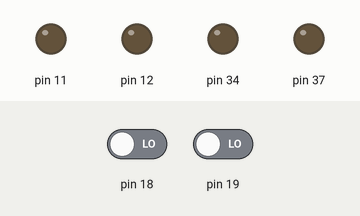
This sketch was run on a simulated Arduino Mega 2560, built with avr-gcc and run on an emulated ATmega2560. On the bench: output pins drawn as LEDs (lit = HIGH). Inputs (shaded band) come from the test bench; at power-on: pin 18 LOW, pin 19 LOW. The ROS host is connected and sends only what is stated; what the sketch prints to the serial monitor is not drawn.

Above: at 0.1 s.
At 0.6 s:
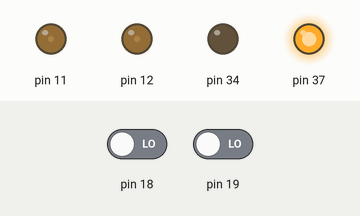
Timing chart, 0 to 2.1 s (numbered marks = the images above):
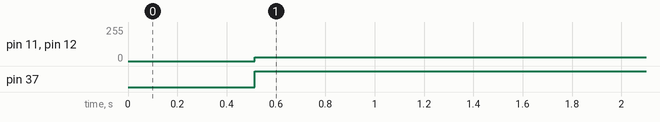

Measured:
- by itself, pin 11, pin 12: 0/255 → 30/255 at 0.51 s
- by itself, pin 37: LOW → HIGH at 0.51 s

The sketch:

RSR03_240715_01.ino
```cpp
#include <ros.h>
#include <geometry_msgs/Twist.h>
#include <geometry_msgs/Vector3Stamped.h>
#include <ros/time.h>
#include <std_msgs/String.h>

#include "Motor1.h"
#include "Motor2.h"
#include <PID_v1.h>
#define LOOPTIME 10
#define MANUAL_MODE 1
#define AUTO_MODE 0
#define LOCKED_MODE 2
#define UNLOCKED_MODE 5

typedef struct {
//  byte  R_EN;
//  byte L_EN;
  byte DIR;
  byte PWM;
  byte ENCODE_CA;
  byte ENCODE_CB;
} motor_data;


ros::NodeHandle nh;

//Motor1 right(7, 9, 6,8);         // trai
//Motor2 left(15, 16, 2, 4);       //phai

float Vx = 0, Vx_out = 0,preVx=0, preVw=0,Vxpro=0,Vwpro=0;
float alphaX = 0, alphaW = 0;
float Vw = 0, Vw_out = 0;
int mode = 0,cntVx=0,cntVw=0;
motor_data motorset1, motorset2;
double v1;
double v2;
unsigned long prevMillis;

//-----------------------
float u_in_2, u_in_1 = 0;
float ev_i_store_2 = 0, ev_i_store_1 = 0;
float v_kalman_2 = 0, v_kalman_1 = 0, P_v_kalman_2 = 1, P_v_kalman_1 = 1;
float _previousTime, _currentTime, _eT;
float _dT = 0.01;
bool motorBlocked = false;

unsigned long currentMillis;
volatile long int pos2 = 0, pos1 = 0;


float eir = 0;

//-------------------------

void cmd_vel_cb(const geometry_msgs::Twist& twist) {
  Vx = twist.linear.x;
  //Vw = twist.angular.z ;
  mode = twist.linear.y;
  Vw = 0.17 * twist.angular.z;
  //    if (Vw == -1 or Vw == 1)/ Vw = 0.5;
}

ros::Subscriber<geometry_msgs::Twist> sub("cmd_vel", cmd_vel_cb);
geometry_msgs::Vector3Stamped speed_msg;
ros::Publisher speed_pub("speed", &speed_msg);

//char buffer[50];
//
//std_msgs::String str_msg;
//ros::Publisher pub("chatter", &str_msg);

void setup() {
  nh.initNode();
  nh.subscribe(sub);
  nh.advertise(speed_pub);
  //    nh.advertise(pub);
  motorBlocked = false;
  ev_i_store_2 = 0; P_v_kalman_2 = 0;
  ev_i_store_1 = 0; P_v_kalman_1 = 0;

  cau_hinh_motor();
  // pinMode(18, INPUT);
  // pinMode(19, INPUT);
  // pinMode(20, INPUT);
  // pinMode(23, INPUT);

  // attachInterrupt(digitalPinToInterrupt(18), ReadEncoderL, RISING);
  // attachInterrupt(digitalPinToInterrupt(20), ReadEncoderR, RISING);

  pinMode(motorset1.ENCODE_CA, INPUT);
  pinMode(motorset1.ENCODE_CB, INPUT);
  pinMode(motorset2.ENCODE_CA, INPUT);
  pinMode(motorset2.ENCODE_CB, INPUT);

  pinMode(motorset1.DIR, OUTPUT);
  pinMode(motorset1.PWM, OUTPUT);
  pinMode(motorset2.DIR, OUTPUT);
  pinMode(motorset2.PWM, OUTPUT);

  attachInterrupt(digitalPinToInterrupt(motorset2.ENCODE_CA), ReadEncoder2, RISING);
  attachInterrupt(digitalPinToInterrupt(motorset1.ENCODE_CA), ReadEncoder1, RISING);

  Serial.begin(57600);
  while (!Serial) {
    ; // đợi cổng serial kết nối. Chỉ cần thiết cho cổng USB gốc
  }
  delay(500);
  _currentTime = micros();
}

void loop() {
  //    currentMillis = millis();
  //    if (currentMillis - prevMillis >= LOOPTIME) {
  //--------------------------------------- LẤY GIÁ TRỊ ENCODER TRƯỚC VÀ SAU BÁNH TRÁI ----------------------------------
  //        /int p_posL = get_EncoderL();
  //        /int p_posR = get_EncoderR();

  _previousTime = _currentTime;
  _currentTime = micros();
  _eT = (_currentTime - _previousTime) / 1000000.0; // Chia cho 1000 để lấy giây

  if (_eT < 0)
    _eT = _dT;

  while (_eT < _dT) {
    _currentTime = micros();
    _eT = (_currentTime - _previousTime) / 1000000.0;
  }

//if (Vx > 0.5) Vx = 0.5;
//if (Vx < -0.5) Vx = -0.5;
//if (Vw > 0.3) Vw = 0.3;
//if (Vw < -0.3) Vw = -0.3;

//  int same_max = 20;
//  if(mode == 0){
//
//if (Vx > 0.5) Vx = 0.5;
//if (Vx < -0.5) Vx = -0.5;
//if (Vw > 0.15) Vw = 0.15;
//if (Vw < -0.15) Vw = -0.15;
//
//if ((preVx==Vx)&& (fabs(Vx) > 0.25))
//  cntVx++;
//else cntVx = 0;
//
//if(cntVx >= same_max)
//{
//  cntVx=same_max;
//  Vxpro=0;
// }
//else Vxpro = Vx;
//
//preVx=Vx;
//
//if ((preVw==Vw)&& (fabs(Vw) > 0.05))
//  cntVw++;
//else cntVw = 0;
//
//if(cntVw >= same_max)
//{
//  cntVw=same_max;
//  Vwpro=0;
//  }
//else Vwpro = Vw;
//preVw=Vw;
//  }
//  else
//  {
//    Vwpro = Vw;
//    Vxpro = Vx;
//   }

  int p_pos2_current = get_Encoder2();
  int p_pos1_current = get_Encoder1();
//Serial.println(p_pos2_current);

  //------------------------------------------------------------------------------------------------------

  //        float vel_posL_rpm = (((float)(p_posL_current - p_posL) / _eT) / 691.2) * 60;         //  xung/s  chia   xung/vòng  --> vòng/phút
  //        float vel_posR_rpm = (((float)(p_posR_current - p_posR) / _eT) / 691.2) * 60;


  float vel_pos2_rpm = (( ((float)(p_pos2_current)) / _eT) / 345.6) * 60;         //  xung/s  chia   xung/vòng  --> vòng/phút                 xung/vong = 19.2 * 12 * tile pully
  float vel_pos1_rpm = (( ((float)(p_pos1_current)) / _eT) / 345.6) * 60;

  float vel_pos2_mps = (vel_pos2_rpm / 60) / (1 / (3.14 * 0.145));  // vòng/s   chia    vòng/mét  --> m/s
  float vel_pos1_mps = (vel_pos1_rpm / 60) / (1 / (3.14 * 0.145));

  //        publishSpeed(ev_i_store_L, ((float)(p_posL_current - p_posL) // _eT),  ((float)(p_posR_current - p_posR) / _eT));


  //---------------------------------------- LỌC KALMAN -----------------------------------------------
  //        v_kalman_L = kalmanFilter_bac1(v_kalman_L, vel_posL_ppm, &P_v_kalman_L, 0.1, 5);
  //        v_kalman_R = kalmanFilter_bac1(v_kalman_R, vel_posR_ppm, &P_v_kalman_R, 0.1, 5);

  v_kalman_2 = kalmanFilter_bac1(v_kalman_2, vel_pos2_mps, &P_v_kalman_2, 0.1, 5); //mps
  v_kalman_1 = kalmanFilter_bac1(v_kalman_1, vel_pos1_mps, &P_v_kalman_1, 0.1, 5); //mps

  //pid cao
  //Vx = -0.3; Vw = 0;
  float vxm = 0.5 * (v_kalman_2 + v_kalman_1);
  float vwm = -(v_kalman_1 - v_kalman_2);
//Vx=0; Vw=-0.5;
  float vxc = 0.7 * Vx + 0.7 * (Vx - vxm);
//  if (vxc>0.5)
//  vxc=0.5;
//  if (vxc <-0.5)
//  vxc=-0.5;
  float vwc = 0.7 * Vw + 0.7* (Vw - vwm);
//  if (vwc>2)
//  vwc=2;
//  if( vwc <-2)
//  vwc=-2;
//vxc=Vx;
//vwc=Vw;
  //---------------------------------------------- BỘ ĐIỀU KHIỂN PID ------------------------------------------------
  // int vd = 30;
  /*------------- Tính toán V từ Ros------------------*/
  if (mode == MANUAL_MODE) //Manual mode
  { alphaX = 0.01; alphaW = 0.01;
  }
  else //Automode
  {
    alphaX = 0.001 / (0.1 + fabs(Vx)); //0.01
    alphaW = 0.001 / (0.01 + fabs(Vw)); //0.01
  }

  Vx_out = (1 - alphaX) * Vx_out + alphaX * vxc;
  Vw_out = (1 - alphaW) * Vw_out + alphaW * vwc;

  double motor2Speed = (Vx_out + Vw_out); // Động cơ trái
  double motor1Speed = (Vx_out - Vw_out); // Động cơ phải

  // motorLSpeed = -0.4; motorRSpeed = 0.2;
  /*--------------------------------*/
  if(mode == UNLOCKED_MODE)
    motorBlocked = false;
  if(mode == LOCKED_MODE)
    motorBlocked = true;
   //SET CHE DO LOCK VAF UNLOCK DONG CO
  if(motorBlocked)
  {
    motor2Speed = 0; motor1Speed = 0; //DUNG DONG CO
  }


  u_in_2 = PI_VEL_CONTROLLER(motor2Speed, v_kalman_2, &ev_i_store_2, 300*0.7, 20, _dT, 255, -255); //100 2     350   30 ---// 300 40
  u_in_1 = PI_VEL_CONTROLLER(motor1Speed, v_kalman_1, &ev_i_store_1, 300*0.7, 20, _dT, 255, -255);

  // Gọi hàm publishSpeed để xuất bản dữ liệu
  //        publishSpeed(motor1Speed, v_kalman_L, u_in_L);


  float dead_zone_dung = 0.03;
  //        publishSpeed(ev_i_store_L, (p_posL_current - p_posL) / _eT,  (p_posR_current - p_posR) / _eT);

  if ((motor2Speed < dead_zone_dung && motor2Speed > -dead_zone_dung) && (v_kalman_2 < dead_zone_dung && v_kalman_2 > -dead_zone_dung)) {
   // u_in_2 = 0;
  //  ev_i_store_2 = 0;
  ev_i_store_2 = 0.3*ev_i_store_2; // 0.9
  }
  if ((motor1Speed < dead_zone_dung && motor1Speed > -dead_zone_dung) && (v_kalman_1 < dead_zone_dung && v_kalman_1 > -dead_zone_dung)) {
   // u_in_1 = 0;
   // ev_i_store_1 = 0;
   ev_i_store_1 = 0.3*ev_i_store_1; //0.9
  }

u_in_2 =-30;u_in_1 =-30;
  Serial.println("test1: "); Serial.println(v_kalman_1); Serial.println(v_kalman_2);//Serial.println(u_in_2);

 publishSpeed(vxm, vwm,  mode);
  //      publishSpeed(eir ,motor1Speed-v_kalman_L,  u_in_L);
 // u_in_2 = 30;
  // u_in_1= -10;
  // left.rotate2(u_in_L);  // L


  rotate_motor(2, u_in_2);
  //       right.rotate1(u_in_R);  // R
  rotate_motor(1, u_in_1);


  //        prevMillis = currentMillis;
  //    }

  nh.spinOnce();
}
```

Motor1.cpp
```cpp
#include "Arduino.h"
#include "Motor1.h"

Motor1::Motor1(int R_EN1,int L_EN1, int R_PWM1, int L_PWM1) {
  pinMode(R_EN1,OUTPUT);
  pinMode(L_EN1,OUTPUT);
  pinMode(R_PWM1,OUTPUT);
  pinMode(L_PWM1,OUTPUT);

  Motor1::R_EN1 = R_EN1;
  Motor1::L_EN1 = L_EN1;
  Motor1::R_PWM1 = R_PWM1;
  Motor1::L_PWM1 = L_PWM1;

}

void Motor1::rotate1(int value) {
  if(value>=0){
    //int out = map(value, 0, 100, 0, 250);
    int out = (value > 255)?255:value;
    digitalWrite(R_EN1, HIGH);
    digitalWrite(L_EN1, HIGH);

    analogWrite(R_PWM1, 0);
    analogWrite(L_PWM1, out);

  }else{
    //Max Voltage with 16V battery with 12V required
    //(12/16)*255 ~=190
   // int out = map(value, 0, -100, 0, 250);
   int out = (value <-255)?255:(-value);
    digitalWrite(R_EN1, HIGH);
    digitalWrite(L_EN1, HIGH); //clockwise
    analogWrite(R_PWM1, out);
    analogWrite(L_PWM1, 0);
    // analogWrite(plus,out);
    // digitalWrite(minus,HIGH);
    //digitalWrite(plus,LOW);
  }
}
```

Motor1.h
```cpp
/*
  Motor.h - Library for working with the Cytron SPG30E-30K.
  Created by Vinay Lanka, January 27, 2021.
*/
#ifndef Motor1_h
#define Motor1_h

#include "Arduino.h"

class Motor1 {
  public:
    //Constructor - Plus and Minus are the Motor output / en_a and en_b are the encoder inputs
    Motor1(int R_EN1, int L_EN1, int R_PWM1, int L_PWM1);
    //Spin the motor with a percentage value
    void rotate1(int value);
    //Motor Outputs - plus is one direction and minus is the other
    int R_EN1;
    int L_EN1;
    int R_PWM1;
    int L_PWM1;

};

#endif
```

Motor2.cpp
```cpp
#include "Arduino.h"
#include "Motor2.h"


Motor2::Motor2(int R_EN2, int L_EN2, int R_PWM2, int L_PWM2) {
  pinMode(R_EN2,OUTPUT);
  pinMode(L_EN2,OUTPUT);
  pinMode(R_PWM2,OUTPUT);
  pinMode(L_PWM2,OUTPUT);

  Motor2::R_EN2 = R_EN2;
  Motor2::L_EN2 = L_EN2;
  Motor2::R_PWM2 = R_PWM2;
  Motor2::L_PWM2 = L_PWM2;

}

void Motor2::rotate2(int value) {
  if(value>=0){
    //Max Voltage with 16V battery with 12V required
    //(12/16)*255 ~=190
//    Serial.println("called");
//    Serial.println(plus);
    //int out = map(value, 0, 100, 0, 250);
    int out = (value > 255)?255:value;
    digitalWrite(R_EN2, HIGH);
    digitalWrite(L_EN2, HIGH); //clockwise
    analogWrite(R_PWM2, out);
    analogWrite(L_PWM2, 0);
    // analogWrite(plus,out);
    //digitalWrite(minus,LOW);
  }else{
    //Max Voltage with 16V battery with 12V required
    //(12/16)*255 ~=190
    //int out = map(value, 0, -100, 0, 250);
    int out = (value <-255)?255:(-value);
    digitalWrite(R_EN2, HIGH);
    digitalWrite(L_EN2, HIGH); //clockwise
    analogWrite(R_PWM2, 0);
    analogWrite(L_PWM2, out);
    // analogWrite(plus,out);
    // digitalWrite(minus,HIGH);
    //digitalWrite(plus,LOW);
  }
}
```

Motor2.h
```cpp
/*
  Motor.h - Library for working with the Cytron SPG30E-30K.
  Created by Vinay Lanka, January 27, 2021.
*/
#ifndef Motor2_h
#define Motor2_h

#include "Arduino.h"

class Motor2 {
  public:
    //Constructor - Plus and Minus are the Motor output / en_a and en_b are the encoder inputs
    Motor2(int R_EN2, int L_EN2, int R_PWM2, int L_PWM2);
    //Spin the motor with a percentage value
    void rotate2(int value);
    //Motor Outputs - plus is one direction and minus is the other
    int R_EN2;
    int L_EN2;
    int R_PWM2;
    int L_PWM2;

};

#endif
```

cau_hinh_chan_robot.ino
```cpp
//Motor1 right(7, 9, 8,6);         // trai
//Motor2 left(15, 16, 4, 2);       //phai

//*****************--CHI CHINH CHO NAY CHO ROBOT MOI------------***********************
//#define R_EN1 7
//#define L_EN1 9

// Robot ASR VER3
#define DIR1 34
#define PWM1 12
#define ENCODER1_CA 18
#define ENCODER1_CB A8


//#define R_EN2 15
//#define L_EN2 16
#define DIR2 37
#define PWM2 11
#define ENCODER2_CA 19
#define ENCODER2_CB A9
```

func.ino
```cpp
void publishSpeed(float leftSpeed, float rightSpeed, float sent_data) {
  speed_msg.header.stamp = nh.now();
  speed_msg.vector.x = leftSpeed;
  speed_msg.vector.y = rightSpeed;
  speed_msg.vector.z = sent_data; // Không sử dụng

  speed_pub.publish(&speed_msg);
}
//void publishString(const char* str) {
//  str_msg.data = str;
//  pub.publish(&str_msg);
//}

float kalmanFilter_bac1(float x_pre, float x_meas, float *P_in, float q_in, float r_in) {
    //Mô hình: xk_1 = xk + Q; z = xk_1 + R
    float xk, k, p = *P_in;
    //Dự báo
    xk = x_pre;
    p = p + q_in;

    //Hiệu chỉnh (correction)
    k = p / (p + r_in);
    xk = xk + k * (x_meas - xk);
    p = (1 - k) * p;

    //xuất ngõ ra
    *P_in = p;
    return xk;
}

float PI_VEL_CONTROLLER(float vd, float v, float *ev_i, float kp, float ki, float dt, float u_max, float u_min) {
  float ev = vd - v;
  float ei = (*ev_i) + 0.01 * ev;
  eir = ei;
  if (ei > 5) ei = 5;
  else if (ei < -5) ei = -5;
  float out = kp * ev + ki * ei + 300* vd;
  //giới hạn dữ liệu
  out = (out > u_max) ? u_max : ((out < u_min) ? u_min : out);
  //lưu dữ liệu
  *ev_i = ei;
  return out;
}

void ReadEncoder2() {
 // Serial.print("test2");
  if (digitalRead(motorset2.ENCODE_CB) == 0) pos2 -= 1;
  else pos2 += 1;
}

int get_Encoder2() {
  int temp1 = pos2;
  pos2 = 0;
  return temp1;
}

void reset_Encoder2() {
  pos2 = 0;
}

void reset_Encoder1() {
  pos1 = 0;
}

void ReadEncoder1() {
  //Serial.print("test3");
  if (digitalRead(motorset1.ENCODE_CB) == 0) pos1 += 1;
  else pos1 -= 1;
}

int get_Encoder1() {
  int temp1 = pos1;
  pos1 = 0;
  return temp1;
}

//-------------CAU HINH CHAN CHO CAC MOTOR--------------------
void cau_hinh_motor()
{
  motorset1.DIR = DIR1; motorset1.PWM = PWM1; motorset1.ENCODE_CA = ENCODER1_CA; motorset1.ENCODE_CB = ENCODER1_CB;//CAU HINH CHAN CHO MOTOR 1
  motorset2.DIR = DIR2; motorset2.PWM = PWM2; motorset2.ENCODE_CA = ENCODER2_CA; motorset2.ENCODE_CB = ENCODER2_CB; //CAU HINH CHAN CHO MOTOR 2

}
//------------XUAT XUNG DK MOTOR------------------
void rotate_motor(byte motorID, float v_in)
{
  int out = (fabs(v_in) > 254) ? 254 : ((int)fabs(v_in));
  bool dir = false;
  if(v_in >= 0) dir = true;

  if (motorID == 1)
  {
    //digitalWrite(motorset1.R_EN, HIGH);
    //digitalWrite(motorset1.L_EN, HIGH);
    digitalWrite(motorset1.DIR, dir); //(v_in >=0.5);
      analogWrite(motorset1.PWM,out);
  }

  if (motorID == 2)
  {
if( v_in > 0) dir = false; else dir=true;
    digitalWrite(motorset2.DIR, dir); //(v_in >=0.5);
    analogWrite(motorset2.PWM,out);
  }

}

// void cau_hinh_motor1(motor_data *motorset1, motor_data *motorset2)
//{
// motorset1->R_EN = R_EN1; motorset1->L_EN = L_EN1; motorset1->R_PWM = R_PWM1; motorset1->L_PWM = L_PWM1;  //CAU HINH CHAN CHO MOTOR 1
//  motorset2->R_EN = R_EN2; motorset2->L_EN = L_EN2; motorset2->R_PWM = R_PWM2; motorset2->L_PWM = L_PWM2;  //CAU HINH CHAN CHO MOTOR 2

// }
```
